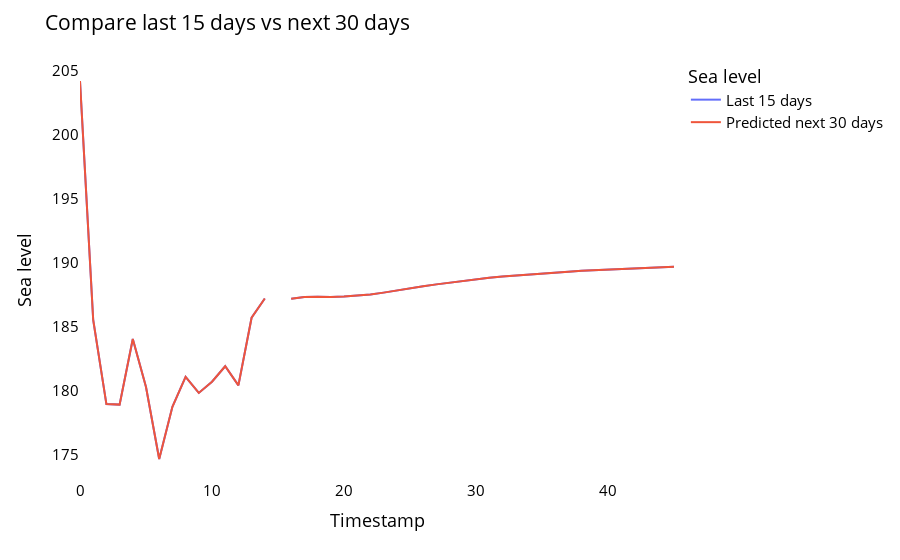

The notebook cell saved with this chart:
### Code cell
last_original_days_value[0:t+1] = df[len(df)-t:].reshape(1,-1).tolist()[0]
next_predicted_days_value[t+1:] = scaler.inverse_transform(np.array(lst_output).reshape(-1,1)).reshape(1,-1).tolist()[0]

new_pred_plot = pd.DataFrame({
    'last_original_days_value':last_original_days_value,
    'next_predicted_days_value':next_predicted_days_value
})

names = cycle(['Last 15 days','Predicted next 30 days'])

fig = px.line(new_pred_plot,x=new_pred_plot.index, y=[new_pred_plot['last_original_days_value'],
                                                      new_pred_plot['next_predicted_days_value']],
              labels={'value': 'Sea level','index': 'Timestamp'})
fig.update_layout(title_text='Compare last 15 days vs next 30 days',
                  plot_bgcolor='white', font_size=15, font_color='black',legend_title_text='Sea level')

fig.for_each_trace(lambda t:  t.update(name = next(names)))
fig.update_xaxes(showgrid=False)
fig.update_yaxes(showgrid=False)
fig.show()

### Figure 1 — Plotly figure (JSON) as saved in the notebook; plotly's stock layout.template omitted (floating-point values rounded to 4 significant figures)
{"data": [{"hovertemplate": "variable=last_original_days_value<br>Timestamp=%{x}<br>Sea level=%{y}<extra></extra>", "legendgroup": "last_original_days_value", "line": {"color": "#636efa", "dash": "solid"}, "marker": {"symbol": "circle"}, "mode": "lines", "name": "Last 15 days", "orientation": "v", "showlegend": true, "type": "scatter", "x": [0, 1, 2, 3, 4, 5, 6, 7, 8, 9, 10, 11, 12, 13, 14, 15, 16, 17, 18, 19, 20, 21, 22, 23, 24, 25, 26, 27, 28, 29, 30, 31, 32, 33, 34, 35, 36, 37, 38, 39, 40, 41, 42, 43, 44, 45], "xaxis": "x", "y": [204.2, 185.5, 179.0, 178.9, 184.0, 180.3, 174.7, 178.8, 181.1, 179.8, 180.7, 181.9, 180.4, 185.7, 187.2, null, 187.2, 187.3, 187.3, 187.3, 187.4, 187.4, 187.5, 187.7, 187.8, 188.0, 188.2, 188.3, 188.4, 188.6, 188.7, 188.8, 188.9, 189.0, 189.1, 189.2, 189.2, 189.3, 189.4, 189.4, 189.5, 189.5, 189.6, 189.6, 189.7, 189.7], "yaxis": "y"}, {"hovertemplate": "variable=next_predicted_days_value<br>Timestamp=%{x}<br>Sea level=%{y}<extra></extra>", "legendgroup": "next_predicted_days_value", "line": {"color": "#EF553B", "dash": "solid"}, "marker": {"symbol": "circle"}, "mode": "lines", "name": "Predicted next 30 days", "orientation": "v", "showlegend": true, "type": "scatter", "x": [0, 1, 2, 3, 4, 5, 6, 7, 8, 9, 10, 11, 12, 13, 14, 15, 16, 17, 18, 19, 20, 21, 22, 23, 24, 25, 26, 27, 28, 29, 30, 31, 32, 33, 34, 35, 36, 37, 38, 39, 40, 41, 42, 43, 44, 45], "xaxis": "x", "y": [204.2, 185.5, 179.0, 178.9, 184.0, 180.3, 174.7, 178.8, 181.1, 179.8, 180.7, 181.9, 180.4, 185.7, 187.2, null, 187.2, 187.3, 187.3, 187.3, 187.4, 187.4, 187.5, 187.7, 187.8, 188.0, 188.2, 188.3, 188.4, 188.6, 188.7, 188.8, 188.9, 189.0, 189.1, 189.2, 189.2, 189.3, 189.4, 189.4, 189.5, 189.5, 189.6, 189.6, 189.7, 189.7], "yaxis": "y"}], "layout": {"font": {"color": "black", "size": 15}, "legend": {"title": {"text": "Sea level"}, "tracegroupgap": 0}, "margin": {"t": 60}, "plot_bgcolor": "white", "title": {"text": "Compare last 15 days vs next 30 days"}, "xaxis": {"anchor": "y", "domain": [0, 1], "showgrid": false, "title": {"text": "Timestamp"}}, "yaxis": {"anchor": "x", "domain": [0, 1], "showgrid": false, "title": {"text": "Sea level"}}}}
